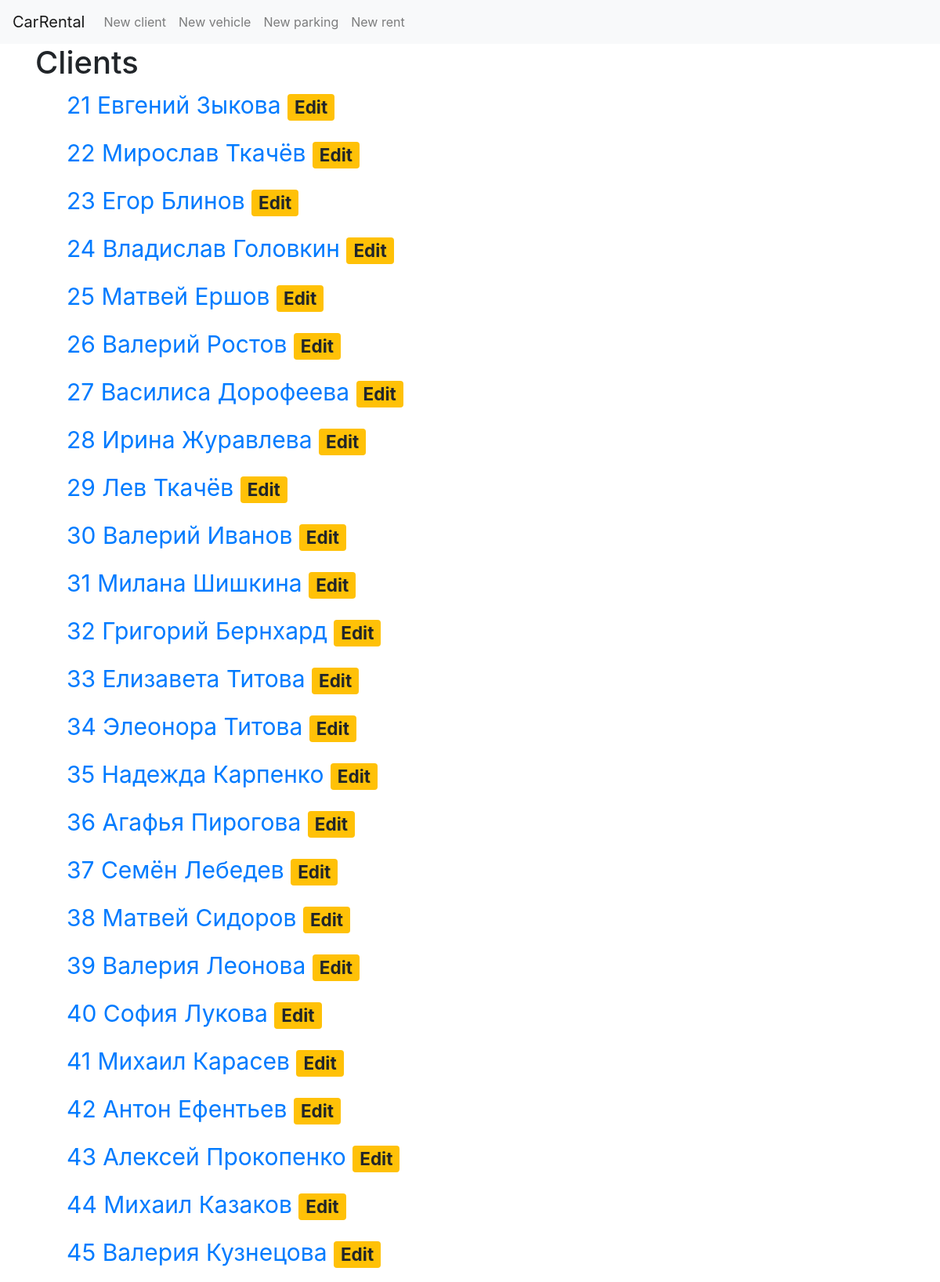
/client-list (upper part), run on the app's committed database.
### model.py (models this page shows)
class Client(db.Model):
    __tablename__ = 'client'
    client_id = db.Column('client_id', db.INTEGER, primary_key=True, autoincrement=True)
    firstname = db.Column('firstname', db.Text)
    surname = db.Column('surname', db.Text)
    violation = db.Column('violation', db.INTEGER)

### app.py (the view)
@app.route('/client-list')
def show_clients():
    clients = db.session.query(Client).all()
    return render_template('./client/client-list.html', clients=clients)

### templates/client/client-list.html
{% extends 'base.html' %}
{% block content %}
    <h1>{% block title %} Clients {% endblock %}</h1>
    {% for client in clients %}
        <ul style="font-size: 30px;">
            <a href="{{ url_for('client', client_id=client.client_id) }}">
                {{ client.client_id }}
                {{ client.firstname }}
                {{ client.surname }}
            </a>
            <a class="badge badge-warning"href="{{ url_for('edit_client', client_id=client.client_id)  }}">Edit</a>
        </ul>
        {% endfor %}
{% endblock %}

### data on the page
Client: client_id "21", firstname "Евгений", surname "Зыкова"
Client: client_id "22", firstname "Мирослав", surname "Ткачёв"
Client: client_id "23", firstname "Егор", surname "Блинов"
Client: client_id "24", firstname "Владислав", surname "Головкин"
Client: client_id "25", firstname "Матвей", surname "Ершов"
Client: client_id "26", firstname "Валерий", surname "Ростов"
Client: client_id "27", firstname "Василиса", surname "Дорофеева"
Client: client_id "28", firstname "Ирина", surname "Журавлева"
Client: client_id "29", firstname "Лев", surname "Ткачёв"
Client: client_id "30", firstname "Валерий", surname "Иванов"
Client: client_id "31", firstname "Милана", surname "Шишкина"
Client: client_id "32", firstname "Григорий", surname "Бернхард"
Client: client_id "33", firstname "Елизавета", surname "Титова"
Client: client_id "34", firstname "Элеонора", surname "Титова"
Client: client_id "35", firstname "Надежда", surname "Карпенко"
Client: client_id "36", firstname "Агафья", surname "Пирогова"
Client: client_id "37", firstname "Семён", surname "Лебедев"
Client: client_id "38", firstname "Матвей", surname "Сидоров"
Client: client_id "39", firstname "Валерия", surname "Леонова"
Client: client_id "40", firstname "София", surname "Лукова"
Client: client_id "41", firstname "Михаил", surname "Карасев"
Client: client_id "42", firstname "Антон", surname "Ефентьев"
Client: client_id "43", firstname "Алексей", surname "Прокопенко"
Client: client_id "44", firstname "Михаил", surname "Казаков"
Client: client_id "45", firstname "Валерия", surname "Кузнецова"
